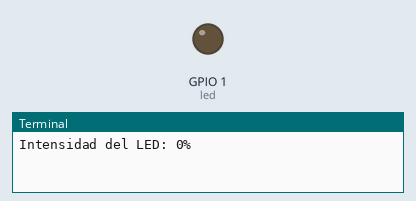
Bench run of a program on a simulated Raspberry Pi (BCM pin numbers). On the bench: output pins drawn as LEDs (lit = HIGH), the last lines printed to the terminal.

Above: at 0.05 s.
At 2.5 s:
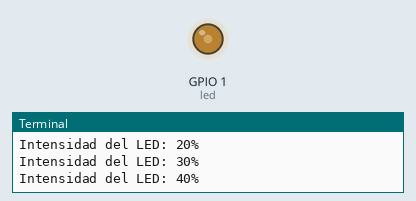
At 5.0 s:
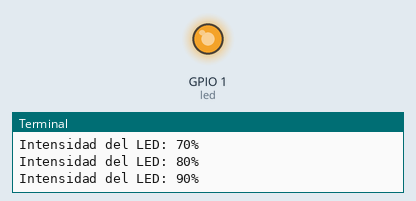
At 10.0 s:
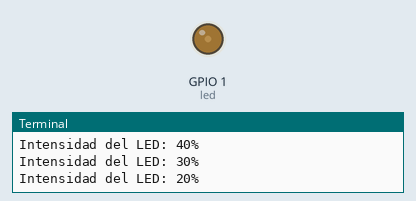
Timing chart, 0 to 13.7 s (numbered marks = the images above):
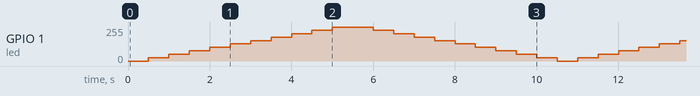

The program:

gpio_3.py
```python
from gpiozero import PWMOutputDevice
from time import sleep
from signal import pause

# Configuramos el dispositivo de salida PWM (LED) en el pin GPIO 1
led = PWMOutputDevice(1, active_high=True, initial_value=0, frequency=1000)

# Definimos una función para cambiar la intensidad del LED
def ajustar_intensidad():
    # Ajustamos el ciclo de trabajo a diferentes niveles
    while True:

        for i in range(0, 101, 10):
            led.value = i / 100.0  # Ajustamos el ciclo de trabajo (0.0 a 1.0)
            print(f"Intensidad del LED: {i}%")
            sleep(0.5)

        for i in range(100, 0, -10):
            led.value = i / 100.0  # Ajustamos el ciclo de trabajo (1.0 a 0.0)
            print(f"Intensidad del LED: {i}%")
            sleep(0.5)

# Llamamos a la función para ajustar la intensidad del LED
ajustar_intensidad()
```
